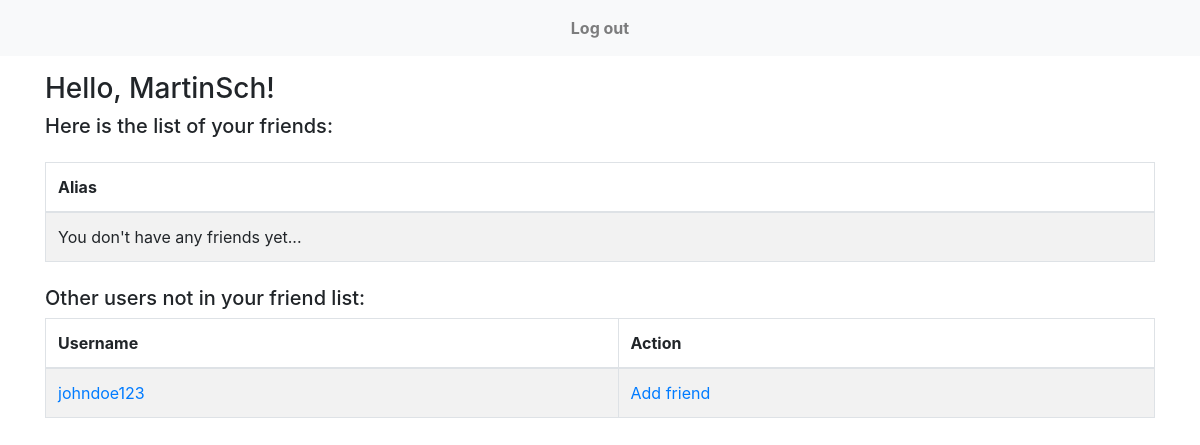
Before: / (signed in) with the older database file.
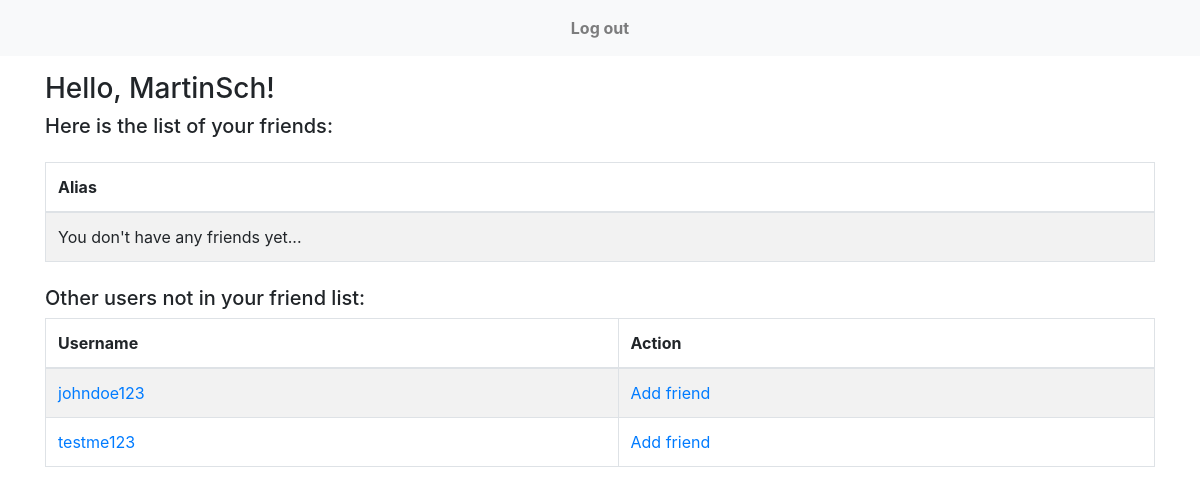
After: the same page with the newer database file.
### app/models.py (models this page shows)
class User(AbstractUser):
    date_of_birth = models.DateField(null=True)
    friends = models.ManyToManyField('self')

### app/views.py (the view)
# urls.py: path('', views.index, name="index"),
@login_required
def index(request):
    current_user = request.user
    ctx = {
        'friends': current_user.friends.all(),
        'not_friends': get_user_model().objects.exclude(friends=current_user).exclude(id=current_user.id),
        'hide_home': True
    }
    return render(request, 'app/index.html', ctx)

### app/templates/app/index.html (shortened to what this page needs)
{% extends 'app/base.html' %} {% block content %}
<div class="container mt-3">
  <h3>Hello, {{request.user}}!</h3>
  <h5 class="mb-4">Here is the list of your friends:</h5>
  <table class="table table-striped table-bordered mt-2">
    <thead>
      <tr>
        <th scope="col">Alias</th>
      </tr>
    </thead>
    <tbody>
      {% for friend in friends %}
      <tr>
        <td>{{friend.username}}</td>
        <td><a href="{% url 'user_detail' friend.id %}">View Profile</a></td>
        <td>
          <a href="{% url 'friend_remove' friend.id %}">Remove as Friend</a>
        </td>
      </tr>
      {% empty %}
      <td>You don't have any friends yet...</td>
      {% endfor %}
    </tbody>
  </table>
  <h5 class="mt-4">Other users not in your friend list:</h5>
  <table class="table table-striped table-bordered">
    <thead>
      <tr>
        <th scope="col">Username</th>
        <th scope="col">Action</th>
      </tr>
    </thead>
    <tbody>
      {% for friend in not_friends %}
      <tr>
        <td>
          <a href="{% url 'user_detail' friend.id %}">{{friend.username}}</a>
        </td>
        <td><a href="{% url 'friend_add' friend.id %}">Add friend</a></td>
      </tr>
      {% endfor %}
    </tbody>
  </table>
</div>
{% endblock content %}

### app/templates/app/base.html (shortened to what this page needs)
<!DOCTYPE html>
<html lang="en">
  <head>
    <link
      rel="stylesheet"
      href="https://stackpath.bootstrapcdn.com/bootstrap/4.5.2/css/bootstrap.min.css"
    />
  </head>
  <body>
    {% include 'app/navbar.html' %}
    {% block content %} {% endblock content %}
  </body>
</html>

### app/templates/app/navbar.html (shortened to what this page needs)
{% block navbar %}
<nav class="navbar navbar-expand-lg navbar-light bg-light">
  <div
    class="collapse navbar-collapse justify-content-center"
    id="navbarTogglerDemo03"
  >
    <ul class="navbar-nav">
      <li class="nav-item">
        <a class="nav-link font-weight-bold" href="{% url 'logout' %}"
          >Log out
        </a>
      </li>
    </ul>
  </div>
</nav>
{% endblock navbar %}

Changed rows visible on the page:
added User: username "testme123"
